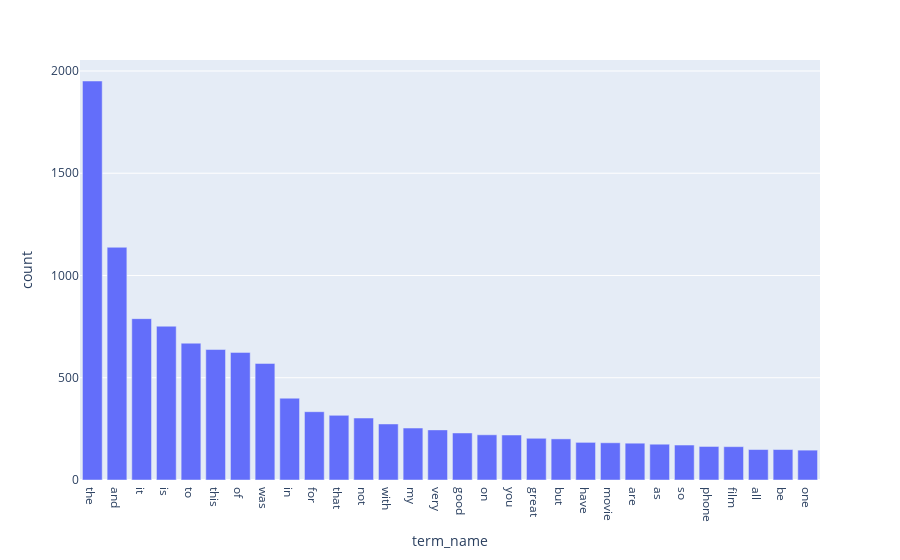

The notebook cell saved with this chart:
### Code cell
sort_idx, sort_count = [], []
sort_freq = sorted(enumerate(term_frequencies), key=lambda i: i[1], reverse=True)
for idx, count in sort_freq:
    sort_idx.append(idx)
    sort_count.append(count)
sort_term = count_vect.get_feature_names_out()[sort_idx]

d = {'term_name': sort_term[:30], 'count': sort_count[:30]}
df = pd.DataFrame(data=d)

fig = px.bar(df, x='term_name', y='count')
fig.show()

### Figure 1 — Plotly figure (JSON) as saved in the notebook; plotly's stock layout.template omitted (floating-point values rounded to 4 significant figures)
{"data": [{"alignmentgroup": "True", "hovertemplate": "term_name=%{x}<br>count=%{y}<extra></extra>", "legendgroup": "", "marker": {"color": "#636efa", "pattern": {"shape": ""}}, "name": "", "offsetgroup": "", "orientation": "v", "showlegend": false, "textposition": "auto", "type": "bar", "x": ["the", "and", "it", "is", "to", "this", "of", "was", "in", "for", "that", "not", "with", "my", "very", "good", "on", "you", "great", "but", "have", "movie", "are", "as", "so", "phone", "film", "all", "be", "one"], "xaxis": "x", "y": [1951, 1138, 789, 752, 669, 638, 624, 570, 400, 334, 316, 303, 274, 254, 245, 230, 221, 220, 204, 201, 184, 182, 180, 175, 171, 164, 163, 149, 149, 146], "yaxis": "y"}], "layout": {"barmode": "relative", "legend": {"tracegroupgap": 0}, "margin": {"t": 60}, "xaxis": {"anchor": "y", "domain": [0, 1], "title": {"text": "term_name"}}, "yaxis": {"anchor": "x", "domain": [0, 1], "title": {"text": "count"}}}}
